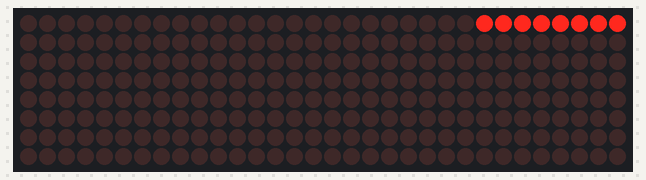
Bench run of a sketch on a simulated Arduino Uno, built with avr-gcc and run on an emulated ATmega328P. On the bench: 32×8 LED matrix.

Above: at 0.1 s.

The sketch:

metrix_10.ino
```cpp
#include "LedControl.h"

// step1 : 매트릭스 설정
const int DIN=7; // DIN 핀을 7번
const int CS=8;  // CS핀을 8번
const int CLK=9; // CLK 핀을 9번에
const int MATRIX=4; // (DIN, CLK, CS, 연결할 도트 매트릭스의 개수)

// 도트 매트릭스 제어 객체 선언
LedControl dot_matrix=LedControl(DIN,CS,CLK, MATRIX);

void dot_metrix_init(int matrix) {
  // 매트릭스 0번부터 3번까지 세팅
  for(int i=0; i<matrix; i++) {
   dot_matrix.shutdown(i,false); // 0~3번까지 매트릭스 절전모드 해제
   dot_matrix.setIntensity(i,8); // 매트릭스의 밝기 0-15 사이의 정수
   dot_matrix.clearDisplay(i); // 매트릭스를 초기화
  }
}

void setup(){
  // 메트릭스 LED를 초기화 합니다.
  dot_metrix_init(MATRIX);

  int n = 0; // 첫번째 LED모듈,
  int line = 0; // 첫번째줄

  // 한줄은 1byte로 8개의 LED로 구성되어 있습니다.
  // 2진수를 이용하여 전체 LED를 켭니다.
  dot_matrix.setRow(n,line, B11111111);
}


void loop() {

}
```
